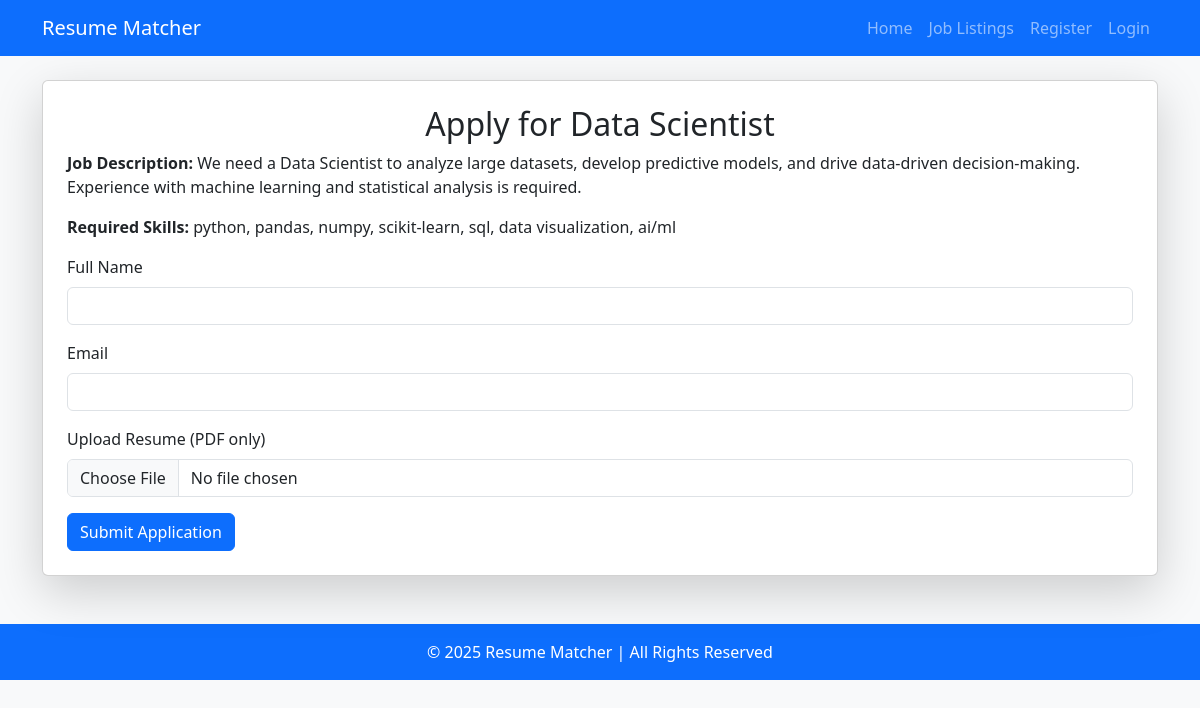
Page /apply/3 on the committed database.
### app.py (models this page shows)
class Job(db.Model):
    id = db.Column(db.Integer, primary_key=True)
    title = db.Column(db.String(100), nullable=False)
    description = db.Column(db.Text, nullable=False)
    skills = db.Column(db.String(255), nullable=False)

### app.py (the view, shortened to what this page needs)
@app.route("/apply/<int:job_id>", methods=["GET", "POST"])
def apply_for_job(job_id):
    job = Job.query.get_or_404(job_id)
    form = JobApplicationForm()
    return render_template("apply.html", form=form, job=job)

### app.py
class JobApplicationForm(FlaskForm):
    name = StringField("Full Name", validators=[DataRequired()])
    email = StringField("Email", validators=[DataRequired(), Email()])
    resume = FileField("Upload Resume (PDF only)", validators=[DataRequired()])
    submit = SubmitField("Apply")

### templates/apply.html (shortened to what this page needs)
{% extends "base.html" %}
{% block content %}
    <div class="card shadow-lg p-4">
        <h2 class="text-center">Apply for {{ job.title }}</h2>
        <p><strong>Job Description:</strong> {{ job.description }}</p>
        <p><strong>Required Skills:</strong> {{ job.skills }}</p>
        <form method="POST" enctype="multipart/form-data">
            <div class="mb-3">
                {{ form.name.label(class="form-label") }}
                {{ form.name(class="form-control") }}
            </div>
            <div class="mb-3">
                {{ form.email.label(class="form-label") }}
                {{ form.email(class="form-control") }}
            </div>
            <div class="mb-3">
                {{ form.resume.label(class="form-label") }}
                {{ form.resume(class="form-control") }}
            </div>
            <button type="submit" class="btn btn-primary">Submit Application</button>
        </form>
    </div>
{% endblock %}

### rows in the picture
Job: title "Data Scientist", description "We need a Data Scientist to analyze large datasets, develop predictive models, and drive data-driven decision-making. Experience with machine learning and statistical analysis is required.", skills "python, pandas, numpy, scikit-learn, sql, data visualization, ai/ml"
